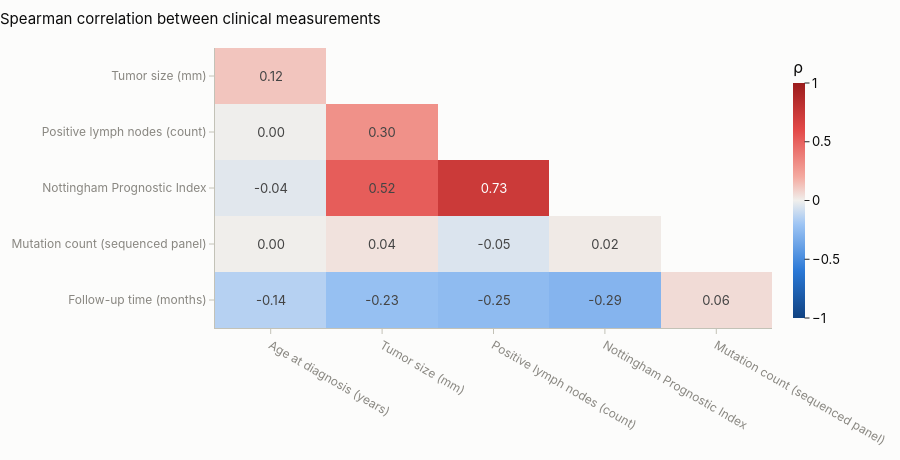

Write notebook code for a chart like this one.
### Markdown cell above
## 4. How are the variables linked?

### 4.1 Numeric clinical variables, Spearman correlation

Spearman (rank) correlation is used rather than Pearson because tumour size and
lymph nodes are very skewed. Diverging colour scale centred on 0; only the
lower triangle is shown since the matrix is symmetric and the diagonal is
always 1.

### Code cell
num = ["age_at_diagnosis", "tumor_size", "lymph_nodes_examined_positive",
       "nottingham_prognostic_index", "mutation_count", "overall_survival_months"]
corr = lower_triangle(clinical[num].corr(method="spearman").rename(index=label, columns=label))
fig = px.imshow(corr, text_auto=".2f", zmin=-1, zmax=1, color_continuous_scale=figures.DIVERGING,
                aspect="auto")
fig.update_traces(hovertemplate="%{y} × %{x}<br>ρ = %{z:.2f}<extra></extra>")
fig.update_layout(title="Spearman correlation between clinical measurements", height=460,
                  coloraxis_colorbar_title="ρ", xaxis_showgrid=False, yaxis_showgrid=False)
fig

### Figure 1 — Plotly figure (JSON) as saved in the notebook; plotly's stock layout.template omitted (floating-point values rounded to 4 significant figures)
{"data": [{"coloraxis": "coloraxis", "hovertemplate": "%{y} × %{x}<br>ρ = %{z:.2f}<extra></extra>", "name": "0", "texttemplate": "%{z:.2f}", "type": "heatmap", "x": ["Age at diagnosis (years)", "Tumor size (mm)", "Positive lymph nodes (count)", "Nottingham Prognostic Index", "Mutation count (sequenced panel)"], "xaxis": "x", "y": ["Tumor size (mm)", "Positive lymph nodes (count)", "Nottingham Prognostic Index", "Mutation count (sequenced panel)", "Follow-up time (months)"], "yaxis": "y", "z": [[0.1218, NaN, NaN, NaN, NaN], [-0.003509, 0.3037, NaN, NaN, NaN], [-0.03576, 0.5178, 0.7339, NaN, NaN], [0.002369, 0.03908, -0.05111, 0.01502, NaN], [-0.1413, -0.2281, -0.2522, -0.2862, 0.0574]]}], "layout": {"coloraxis": {"autocolorscale": false, "cmax": 1, "cmin": -1, "colorbar": {"title": {"text": "ρ"}}, "colorscale": [[0.0, "#104281"], [0.2, "#2a78d6"], [0.4, "#9ec5f4"], [0.5, "#f0efec"], [0.6, "#f4aaa0"], [0.8, "#e34948"], [1.0, "#9b1c1c"]]}, "height": 460, "title": {"text": "Spearman correlation between clinical measurements"}, "xaxis": {"anchor": "y", "domain": [0.0, 1.0], "showgrid": false}, "yaxis": {"anchor": "x", "autorange": "reversed", "domain": [0.0, 1.0], "showgrid": false}}}
